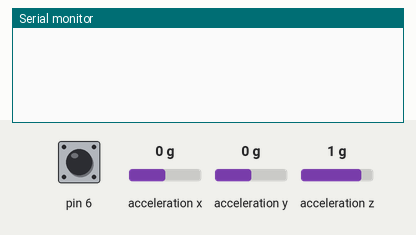
Recording of a sketch running on a simulated Arduino Uno, built with avr-gcc and run on an emulated ATmega328P. On the bench: the last lines printed to the serial monitor. Wiring (inferred from the names in the program): MPU-6050 motion sensor at I2C address 0x68. The test bench sets the inputs (shaded band); at power-on: pin 6 HIGH, acceleration x 0 g, acceleration y 0 g, acceleration z 1 g.

Above: at 2.2 s.
2.3 s: pin 6 pulled LOW for 0.15 s
At 2.9 s:
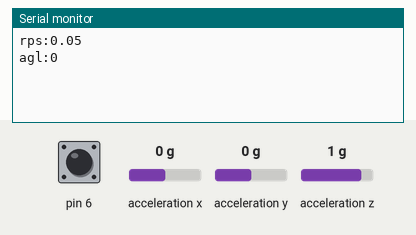
3.9 s: pin 6 pulled LOW for 3.2 s
At 7.6 s:
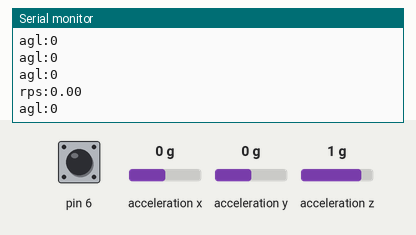

The sketch:

VRBike.ino
```cpp
#include "Speed.h"
#include "Bluetooth.h"
#include "Rotation.h"

Speed speed(6);//Sensor kecepatan
Bluetooth bluetooth(10, 11);//Bluetooth
Rotation rotation;//Sensor rotasi

unsigned long start_time = 0;
unsigned long end_time = 0;

void setup() {
  // put your setup code here, to run once:
  Serial.begin(9600);

  speed.init();
  rotation.init();
  bluetooth.begin(9600);

   //Delay for sensor
  start_time=millis();
  end_time=start_time+1000;
}

void loop() {
  // put your main code here, to run repeatedly:
  rotation.update();//Perbarui data nilai rotasi

  int pitch = rotation.getPitch();//Ambil rotasi y

  if(millis()<end_time)//Tambah step selama kurang dari setiap 1 detik
  {
    speed.addStep();
  } else {//Set ulang RPS setiap 1 detik

    speed.setRPS();

    float rps = speed.getRPS();

    //Kirim nilai rps melalui bluetooth
    bluetooth.println("rps:"+String(rps));
    Serial.println("rps:"+String(rps));

    //Delay for sensor
    start_time=millis();
    end_time=start_time+1000;
  }

  //Kirim data pitch melalui bluetooth setiap 0.2 detik
  if((end_time-millis())%200==0){
    bluetooth.println("agl:"+String(pitch));
    Serial.println("agl:"+String(pitch));
  }
}
```

Bluetooth.cpp
```cpp
#include "Bluetooth.h"

Bluetooth::Bluetooth(uint8_t pinTX, uint8_t pinRX){
	this->pinTX = pinTX;
	this->pinRX = pinRX;

}

void Bluetooth::begin(int speed){
	bluetooth = new SoftwareSerial(pinTX, pinRX);

	bluetooth->begin(speed);
}

int Bluetooth::read(){
	return 0;
}

void Bluetooth::println(String value){
	bluetooth->println(value);
}
```

Bluetooth.h
```cpp
#ifndef Bluetooth_h
#define Bluetooth_h

#include "Arduino.h"
#include <SoftwareSerial.h>

//Menggunakan modul HC-05

class Bluetooth
{
private:
	uint8_t pinTX;
	uint8_t pinRX;
	SoftwareSerial* bluetooth;

public:
	Bluetooth(uint8_t pinTX, uint8_t pinRX);
	void begin(int speed);
	int read();
	void println(String value);
};

#endif


//begin => inisialisasi modul
//read => membaca data yang masuk melalui bluetooth
//println => mengirimkan nilai keluar melalui bluetooth
```

Rotation.cpp
```cpp
#include "Rotation.h"

Rotation::Rotation(){

}

void Rotation::init(){
	Wire.begin();
	Wire.beginTransmission(MPU);
	Wire.write(0x6B);  // PWR_MGMT_1 register
	Wire.write(0);     // set to zero (wakes up the MPU-6050)
	Wire.endTransmission(true);
	delay(1000);
}

void Rotation::update(){
  Wire.beginTransmission(MPU);
  Wire.write(0x3B);  // starting with register 0x3B (ACCEL_XOUT_H)
  Wire.endTransmission(false);
  Wire.requestFrom(MPU,6,true);  // request a total of 14 registers
  AcX=Wire.read()<<8|Wire.read();  // 0x3B (ACCEL_XOUT_H) & 0x3C (ACCEL_XOUT_L)
  AcY=Wire.read()<<8|Wire.read();  // 0x3D (ACCEL_YOUT_H) & 0x3E (ACCEL_YOUT_L)
  AcZ=Wire.read()<<8|Wire.read();  // 0x3D (ACCEL_YOUT_H) & 0x3E (ACCEL_YOUT_L)
}

double Rotation::FunctionsPitchRoll(double A, double B, double C){
  double DatoA, DatoB, Value;
  DatoA = A;
  DatoB = (B*B) + (C*C);
  DatoB = sqrt(DatoB);

  Value = atan2(DatoA, DatoB);
  Value = Value * 180/3.14;

  return (int)Value;
}

int Rotation::getPitch(){
	return FunctionsPitchRoll(AcY, AcX, AcZ);
}

int Rotation::getRoll(){
	return FunctionsPitchRoll(AcX, AcY, AcZ);
}
```

Rotation.h
```cpp
#ifndef Rotation_h
#define Rotation_h

#include "Arduino.h"
#include <Wire.h>
#define MPU 0x68

//Menggunakan Modul MPU-6050

class Rotation
{
private:
	double AcX, AcY, AcZ;
    int pitch, roll;
    double FunctionsPitchRoll(double A, double B, double C);

public:
	Rotation();
	void init();
	void update();
	int getPitch();
	int getRoll();
};

#endif

//init => inisialisasi modul
//update => perbarui nilai rotasi (dipanggil setiap update)
//getPitch => mengambil nilai rotasi y
//get Roll => mengambil nilai rotasi x
```

Speed.cpp
```cpp
#include "Speed.h"
#include "Arduino.h"

Speed::Speed(int pinNumber){
	this->pinNumber = pinNumber;
	steps=0;
	steps_old=0;
	temp=0;
	rps=0;

}

void Speed::init(){
	pinMode(pinNumber, INPUT_PULLUP);
}

void Speed::addStep(){
	if(digitalRead(pinNumber))
	{
		steps=steps+1;
	    while(digitalRead(pinNumber));
	}
}

void Speed::setRPS(){
	temp=steps-steps_old;
	steps_old=steps;
	rps=(temp/20);
}

int Speed::getSteps(){
	return steps;
}

float Speed::getRPS(){
	return rps;
}
```

Speed.h
```cpp
#ifndef Speed_h
#define Speed_h

#include "Arduino.h"

//Menggunakan modul LM393 - Optocoupler Speed Sensor

class Speed
{
private:
	int pinNumber;
	int steps;
	float steps_old;
	float temp;
	float rps;

public:
	Speed(int pinNumber);
	void addStep();
	int getSteps();
	void setRPS();
	float getRPS();
	void init();
};

#endif

//addStep - menambahkan 1 step jika sensor membaca inputan > 0
//getSteps - mengambil total step dari awal dijalankan
//setRPS - perbarui nilai RPS (Radian per sekon)
//getRPS - ambil nilai RPS terakhir
//init - inisialisasi modul
```

Measured:
- after the input at 2.3 s, the serial monitor: prints a new line at once (image 1)
- after the input at 3.9 s, the serial monitor: prints a new line after 1.0 s (image 2)
